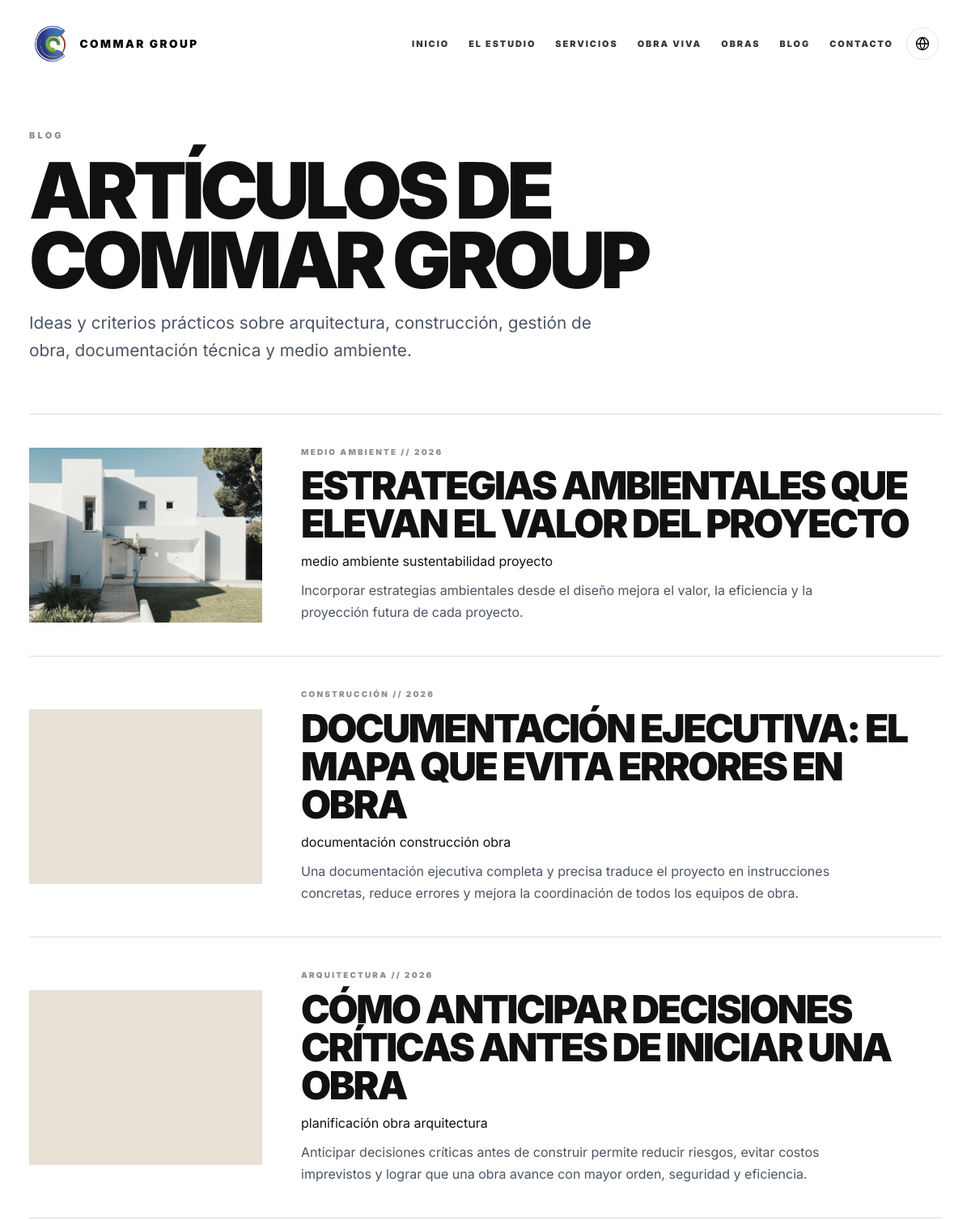
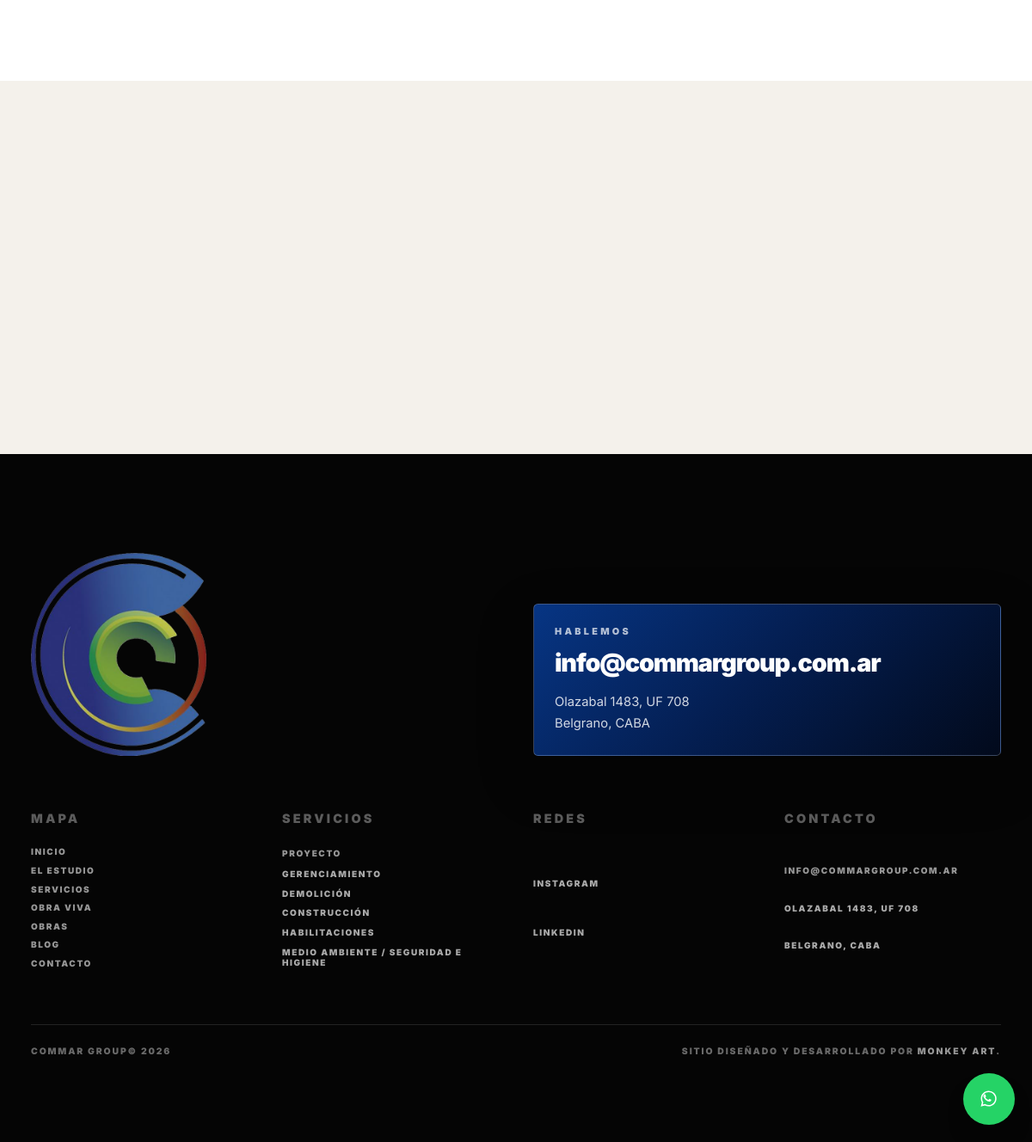
Screenshot of /blog.php with the database file from the repository (2 pictures, top to bottom).
### tables this page shows
CREATE TABLE IF NOT EXISTS `commar_articles` (
    `id` INT UNSIGNED NOT NULL AUTO_INCREMENT,
    `slug` VARCHAR(180) NOT NULL,
    `title` VARCHAR(180) NOT NULL,
    `description` LONGTEXT NOT NULL,
    `category` VARCHAR(100) NOT NULL,
    `year` VARCHAR(4) NOT NULL,
    `image` VARCHAR(255) NOT NULL,
    `image_width` INT UNSIGNED NOT NULL DEFAULT 1400,
    `image_height` INT UNSIGNED NOT NULL DEFAULT 933,
    `content_html` LONGTEXT NULL,
    `content_json` LONGTEXT NOT NULL,
    `gallery_json` LONGTEXT NULL,
    `youtube_url` VARCHAR(255) NOT NULL DEFAULT '',
    `tags_json` LONGTEXT NULL,
    `status` ENUM('draft', 'published', 'deleted') NOT NULL DEFAULT 'published',
    `published_at` DATETIME NULL,
    `updated_at` DATETIME NOT NULL,
    `deleted_at` DATETIME NULL,
    PRIMARY KEY (`id`),
    UNIQUE KEY `uniq_commar_articles_slug` (`slug`),
    KEY `idx_commar_articles_status_published` (`status`, `published_at`)
);

### includes/i18n.php (called while the page is built, shortened)
<?php
if (!function_exists('commar_supported_languages')) {
    function commar_supported_languages(): array
    {
        return [
            'es' => ['label' => 'Español', 'code' => 'ES', 'locale' => 'es_AR', 'html' => 'es'],
            'en' => ['label' => 'English', 'code' => 'EN', 'locale' => 'en_US', 'html' => 'en'],
            'pt' => ['label' => 'Português', 'code' => 'PT', 'locale' => 'pt_BR', 'html' => 'pt'],
        ];
    }
}
if (!function_exists('commar_current_lang')) {
    function commar_current_lang(): string
    {
        static $lang = null;
        if ($lang !== null) {
            return $lang;
        }
        $requestedLang = strtolower((string) ($_GET['lang'] ?? $_COOKIE['commar_lang'] ?? 'es'));
        $lang = array_key_exists($requestedLang, commar_supported_languages()) ? $requestedLang : 'es';
        return $lang;
    }
}
if (!function_exists('commar_lang_attr')) {
    function commar_lang_attr(): string
    {
        return commar_supported_languages()[commar_current_lang()]['html'];
    }
}
if (!function_exists('commar_url')) {
    function commar_url(string $href): string
    {
        return commar_localized_path($href, commar_current_lang());
    }
}
if (!function_exists('commar_localized_path')) {
    function commar_localized_path(string $href, string $lang): string
    {
        if ($lang === 'es') {
            return $href;
        }
        $parts = explode('#', $href, 2);
        $pathAndQuery = $parts[0];
        $fragment = isset($parts[1]) ? '#' . $parts[1] : '';
        $separator = strpos($pathAndQuery, '?') !== false ? '&' : '?';
        return $pathAndQuery . $separator . 'lang=' . rawurlencode($lang) . $fragment;
    }
}

### includes/db.php (called while the page is built, shortened)
<?php
if (!function_exists('commar_db')) {
    function commar_db(): PDO
    {
        static $pdo = null;
        if ($pdo instanceof PDO) {
            return $pdo;
        }
        $dsn = sprintf(
            'mysql:host=%s;dbname=%s;charset=%s',
            COMMAR_DB_HOST,
            COMMAR_DB_NAME,
            COMMAR_DB_CHARSET
        );
        try {
            $pdo = new PDO($dsn, COMMAR_DB_USER, COMMAR_DB_PASSWORD, [
                PDO::ATTR_ERRMODE => PDO::ERRMODE_EXCEPTION,
                PDO::ATTR_DEFAULT_FETCH_MODE => PDO::FETCH_ASSOC,
                PDO::ATTR_EMULATE_PREPARES => false,
            ]);
        } catch (PDOException $exception) {
            if ((string) $exception->getCode() !== '1049') {
                throw $exception;
            }
            $serverDsn = sprintf('mysql:host=%s;charset=%s', COMMAR_DB_HOST, COMMAR_DB_CHARSET);
            $serverPdo = new PDO($serverDsn, COMMAR_DB_USER, COMMAR_DB_PASSWORD, [
                PDO::ATTR_ERRMODE => PDO::ERRMODE_EXCEPTION,
                PDO::ATTR_DEFAULT_FETCH_MODE => PDO::FETCH_ASSOC,
                PDO::ATTR_EMULATE_PREPARES => false,
            ]);
            $serverPdo->exec('CREATE DATABASE IF NOT EXISTS `' . COMMAR_DB_NAME . '` CHARACTER SET utf8mb4 COLLATE utf8mb4_unicode_ci');
            $pdo = new PDO($dsn, COMMAR_DB_USER, COMMAR_DB_PASSWORD, [
                PDO::ATTR_ERRMODE => PDO::ERRMODE_EXCEPTION,
                PDO::ATTR_DEFAULT_FETCH_MODE => PDO::FETCH_ASSOC,
                PDO::ATTR_EMULATE_PREPARES => false,
            ]);
        }
        return $pdo;
    }
}

### includes/articles.php (called while the page is built, shortened)
<?php
require_once __DIR__ . '/db.php';
if (!function_exists('commar_normalize_article_row')) {
    function commar_normalize_article_row(array $article): array
    {
        $content = json_decode((string) ($article['content_json'] ?? '[]'), true);
        $gallery = json_decode((string) ($article['gallery_json'] ?? '[]'), true);
        $tags = json_decode((string) ($article['tags_json'] ?? '[]'), true);
        $image = (string) $article['image'];
        return [
            'id' => (int) $article['id'],
            'slug' => (string) $article['slug'],
            'title' => (string) $article['title'],
            'description' => (string) $article['description'],
            'category' => (string) $article['category'],
            'year' => (string) $article['year'],
            'url' => 'articulo.php?slug=' . rawurlencode((string) $article['slug']),
            'image' => $image,
            'image_width' => (int) ($article['image_width'] ?? 0),
            'image_height' => (int) ($article['image_height'] ?? 0),
            'display_image' => $image !== '' ? $image : 'img/logo-commar-500.png',
            'display_image_width' => $image !== '' ? (int) ($article['image_width'] ?? 1400) : 466,
            'display_image_height' => $image !== '' ? (int) ($article['image_height'] ?? 933) : 495,
            'content' => is_array($content) ? $content : [],
            'content_html' => (string) ($article['content_html'] ?? ''),
            'gallery' => is_array($gallery) ? $gallery : [],
            'youtube_url' => (string) ($article['youtube_url'] ?? ''),
            'tags' => is_array($tags) ? $tags : [],
            'status' => (string) ($article['status'] ?? 'published'),
            'published_at' => (string) ($article['published_at'] ?? ''),
            'updated_at' => (string) ($article['updated_at'] ?? ''),
            'source' => 'admin',
        ];
    }
}
if (!function_exists('commar_articles')) {
    function commar_articles(): array
    {
        return commar_dynamic_articles(true);
    }
}
if (!function_exists('commar_dynamic_articles')) {
    function commar_dynamic_articles(bool $publishedOnly = true): array
    {
        $sql = 'SELECT * FROM commar_articles WHERE status <> :deleted';
        $params = ['deleted' => 'deleted'];
        if ($publishedOnly) {
            $sql .= ' AND status = :published';
            $params['published'] = 'published';
        }
        $sql .= ' ORDER BY published_at DESC, updated_at DESC, id DESC';
        $statement = commar_db()->prepare($sql);
        $statement->execute($params);
        return array_map('commar_normalize_article_row', $statement->fetchAll());
    }
}

### blog.php (the view, shortened to what this page needs)
<!DOCTYPE html>
<html lang="<?php echo htmlspecialchars(commar_lang_attr(), ENT_QUOTES, 'UTF-8'); ?>">
<head>
    <?php
    require_once __DIR__ . '/includes/articles.php';
    $articles = commar_articles();
    ?>
    <link rel="stylesheet" href="style.css?v=20260508-1">
</head>
<body>
    <?php
    include __DIR__ . '/includes/header.php';
    ?>
    <main>
        <section class="blog-page" aria-labelledby="blog-title">
            <div class="site-shell-wide">
                <header class="blog-header">
                    <span class="blog-kicker">Blog</span>
                    <h1 id="blog-title" class="blog-title">Artículos de COMMAR GROUP</h1>
                    <p class="blog-intro">Ideas y criterios prácticos sobre arquitectura, construcción, gestión de obra, documentación técnica y medio ambiente.</p>
                </header>
                <div class="blog-list">
                    <?php foreach ($articles as $article): ?>
                        <article class="blog-card">
                            <a href="<?php echo htmlspecialchars(commar_url($article['url']), ENT_QUOTES, 'UTF-8'); ?>" class="blog-card-media<?php echo $article['image'] === '' ? ' is-placeholder' : ''; ?>" aria-label="<?php echo htmlspecialchars($article['title'], ENT_QUOTES, 'UTF-8'); ?>">
                                <img src="<?php echo htmlspecialchars($article['display_image'], ENT_QUOTES, 'UTF-8'); ?>" alt="" width="<?php echo (int) $article['display_image_width']; ?>" height="<?php echo (int) $article['display_image_height']; ?>" loading="lazy" decoding="async" class="blog-card-image">
                            </a>
                            <div class="blog-card-copy">
                                <span class="blog-card-meta"><?php echo htmlspecialchars($article['category'], ENT_QUOTES, 'UTF-8'); ?> // <?php echo htmlspecialchars($article['year'], ENT_QUOTES, 'UTF-8'); ?></span>
                                <h2 class="blog-card-title"><a href="<?php echo htmlspecialchars(commar_url($article['url']), ENT_QUOTES, 'UTF-8'); ?>"><?php echo htmlspecialchars($article['title'], ENT_QUOTES, 'UTF-8'); ?></a></h2>
                                <?php if (!empty($article['tags'])): ?>
                                    <div class="article-tag-list">
                                        <?php foreach ($article['tags'] as $tag): ?>
                                            <span><?php echo htmlspecialchars((string) $tag, ENT_QUOTES, 'UTF-8'); ?></span>
                                        <?php endforeach; ?>
                                    </div>
                                <?php endif; ?>
                                <p class="blog-card-description"><?php echo htmlspecialchars($article['description'], ENT_QUOTES, 'UTF-8'); ?></p>
                            </div>
                        </article>
                    <?php endforeach; ?>
                </div>
            </div>
        </section>
    </main>
    <?php include __DIR__ . '/includes/footer.php'; ?>
</body>
</html>

### rows the page displays
commar_articles: image (picture), category "MEDIO AMBIENTE", year "2026", title "ESTRATEGIAS AMBIENTALES QUE ELEVAN EL VALOR DEL PROYECTO", tag "medio ambiente", tag "sustentabilidad", tag "proyecto", description "Incorporar estrategias ambientales desde el diseño mejora el valor, la eficiencia y la proyección futura de cada proyecto."
commar_articles: image (picture), category "CONSTRUCCIÓN", year "2026", title "DOCUMENTACIÓN EJECUTIVA: EL MAPA QUE EVITA ERRORES EN OBRA", tag "documentación", tag "construcción", tag "obra", description "Una documentación ejecutiva completa y precisa traduce el proyecto en instrucciones concretas, reduce errores y mejora la coordinación de todos los equipos de obra."
commar_articles: image (picture), category "ARQUITECTURA", year "2026", title "CÓMO ANTICIPAR DECISIONES CRÍTICAS ANTES DE INICIAR UNA OBRA", tag "planificación", tag "obra", tag "arquitectura", description "Anticipar decisiones críticas antes de construir permite reducir riesgos, evitar costos imprevistos y lograr que una obra avance con mayor orden, seguridad y eficiencia."

### other values shown
commar_nav_label($item['label']) "INICIO"
commar_nav_label($item['label']) "EL ESTUDIO"
commar_nav_label($item['label']) "SERVICIOS"
commar_nav_label($item['label']) "OBRA VIVA"
commar_nav_label($item['label']) "OBRAS"
commar_nav_label($item['label']) "BLOG"
commar_nav_label($item['label']) "CONTACTO"
commar_t('footer.lets_talk') "HABLEMOS"
$footerEmail "info@commargroup.com.ar"
commar_t('footer.map') "MAPA"
commar_t('nav.home') "INICIO"
commar_t('nav.studio') "EL ESTUDIO"
commar_t('nav.services') "SERVICIOS"
commar_t('nav.obra_viva') "OBRA VIVA"
commar_t('nav.works') "OBRAS"
